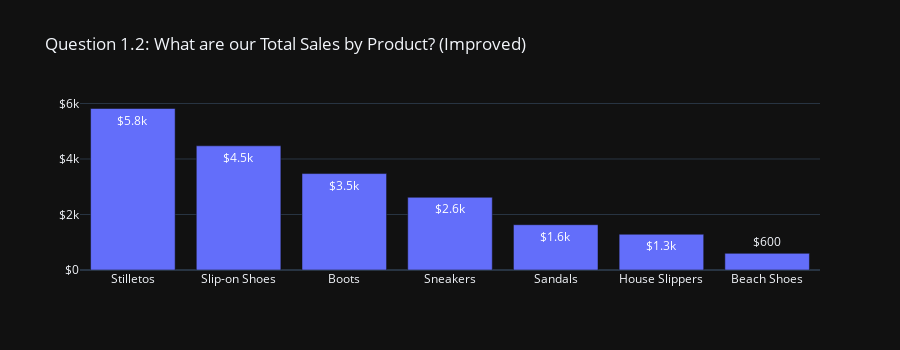

The notebook cell this image was saved under:
### Code cell
fig = px.bar(df_sales_sum_by_product, 
             x='Product',            
             y='Price ($)',
             text='Price ($)',
             height=350,
             width=900,
             hover_name='Product',
             template='plotly_dark',
            title='Question 1.2: What are our Total Sales by Product? (Improved)')

fig.update_xaxes(showgrid=False,  
                 title_text=''
                # tick0=1952, 
                # dtick=5
                )

fig.update_yaxes(showgrid=True, 
                 title_text='',
                 tick0=0,
                  dtick=2000,
                 tickformat='$,.1s',
                 hoverformat=".f")

fig.update_traces(textposition='auto', 
                  texttemplate='%{text:$,.2s}' 
                  # texttemplate='%{text:$,.0f}' 
                 )


fig.show()

### Figure 1 — Plotly figure (JSON) as saved in the notebook; plotly's stock layout.template omitted (floating-point values rounded to 4 significant figures)
{"data": [{"alignmentgroup": "True", "hoverlabel": {"namelength": 0}, "hovertemplate": "<b>%{hovertext}</b><br><br>Product=%{x}<br>Price ($)=%{text}", "hovertext": ["Stilletos", "Slip-on Shoes", "Boots", "Sneakers", "Sandals", "House Slippers", "Beach Shoes"], "legendgroup": "", "marker": {"color": "#636efa"}, "name": "", "offsetgroup": "", "orientation": "v", "showlegend": false, "text": [5820, 4475, 3475, 2620, 1632, 1288, 600], "textposition": "auto", "texttemplate": "%{text:$,.2s}", "type": "bar", "x": ["Stilletos", "Slip-on Shoes", "Boots", "Sneakers", "Sandals", "House Slippers", "Beach Shoes"], "xaxis": "x", "y": [5820, 4475, 3475, 2620, 1632, 1288, 600], "yaxis": "y"}], "layout": {"barmode": "relative", "height": 350, "legend": {"tracegroupgap": 0}, "title": {"text": "Question 1.2: What are our Total Sales by Product? (Improved)"}, "width": 900, "xaxis": {"anchor": "y", "domain": [0, 1], "showgrid": false, "title": {"text": ""}}, "yaxis": {"anchor": "x", "domain": [0, 1], "dtick": 2000, "hoverformat": ".f", "showgrid": true, "tick0": 0, "tickformat": "$,.1s", "title": {"text": ""}}}}
